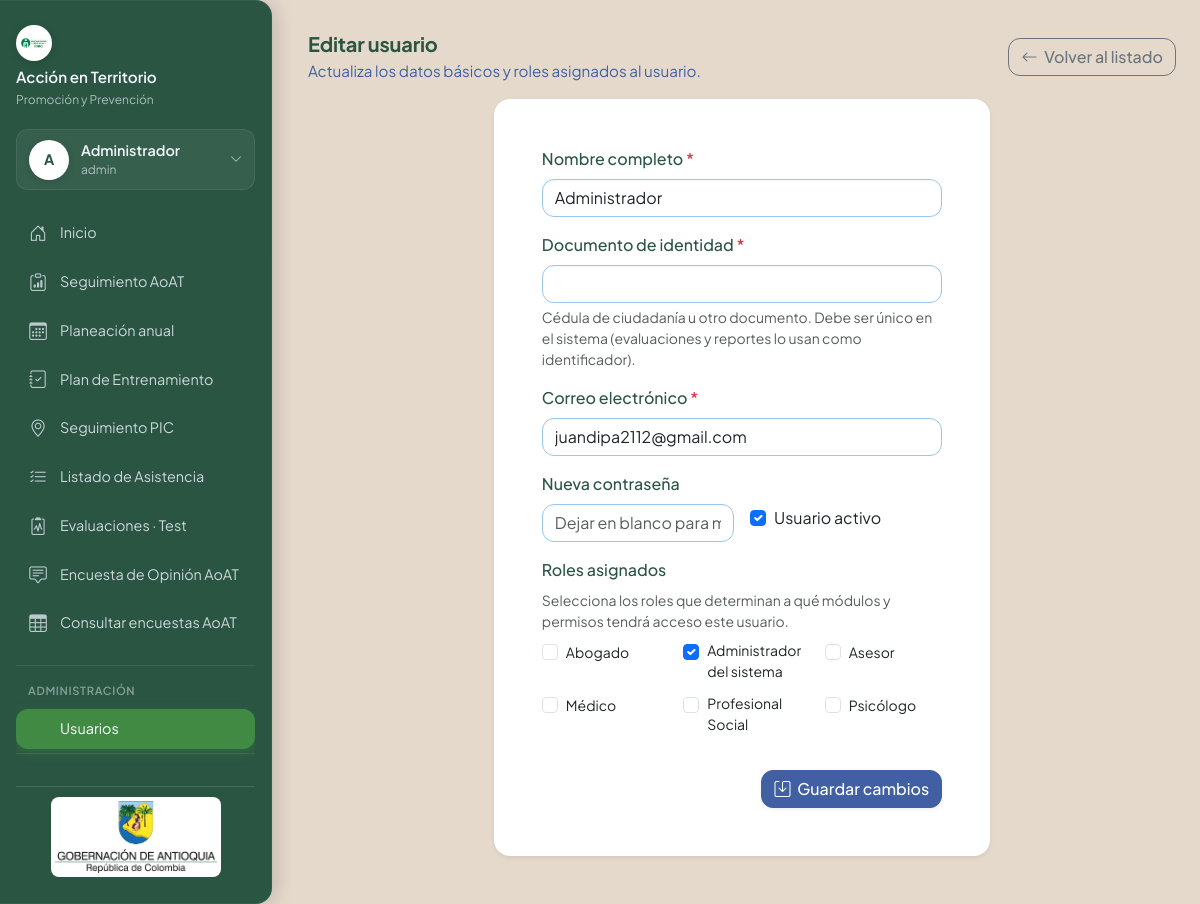
Screenshot of /admin/usuarios/editar?id=1 (signed in) with the database file from the repository.
### tables this page shows
CREATE TABLE IF NOT EXISTS `users` (
  `id` bigint UNSIGNED NOT NULL AUTO_INCREMENT,
  `name` varchar(120) NOT NULL,
  `email` varchar(150) NOT NULL,
  `password` varchar(255) NOT NULL,
  `active` tinyint(1) NOT NULL DEFAULT '1',
  `created_at` timestamp NULL DEFAULT CURRENT_TIMESTAMP,
  `updated_at` timestamp NULL DEFAULT CURRENT_TIMESTAMP ON UPDATE CURRENT_TIMESTAMP,
  PRIMARY KEY (`id`),
  UNIQUE KEY `email` (`email`)
);

CREATE TABLE IF NOT EXISTS `roles` (
  `id` bigint UNSIGNED NOT NULL AUTO_INCREMENT,
  `name` varchar(60) NOT NULL,
  `description` varchar(255) DEFAULT NULL,
  PRIMARY KEY (`id`),
  UNIQUE KEY `name` (`name`)
);

### app/Views/users/form.php (the view, shortened to what the rows shown need)
<?php
$isEdit = $mode === 'edit' && $user !== null;
$selectedRoles = $isEdit ? (array) ($user['roles'] ?? []) : [];
?>
<section class="mt-4 mb-4">
    <div class="d-flex justify-content-between align-items-center flex-wrap gap-3 mb-3">
        <div>
            <h1 class="section-title mb-1">
                <?= $isEdit ? 'Editar usuario' : 'Crear usuario' ?>
            </h1>
        </div>
    </div>
    <div class="row justify-content-center">
        <div class="col-lg-8 col-xl-7">
            <div class="card border-0 shadow-sm rounded-4">
                <div class="card-body p-4 p-md-5">
                    <form method="post" action="<?= $isEdit ? '/admin/usuarios/editar' : '/admin/usuarios/nuevo' ?>">
                        <div class="mb-3">
                            <label class="form-label">Nombre completo <span class="text-danger">*</span></label>
                            <input
                                type="text"
                                name="name"
                                class="form-control"
                                required
                                value="<?= htmlspecialchars($isEdit ? (string) $user['name'] : '', ENT_QUOTES, 'UTF-8') ?>"
                            >
                        </div>
                        <div class="mb-3">
                            <label class="form-label">Correo electrónico <span class="text-danger">*</span></label>
                            <input
                                type="email"
                                name="email"
                                class="form-control"
                                required
                                value="<?= htmlspecialchars($isEdit ? (string) $user['email'] : '', ENT_QUOTES, 'UTF-8') ?>"
                            >
                        </div>
                        <div class="row g-3 mb-3">
                            <div class="col-md-6 d-flex align-items-center">
                                <div class="form-check mt-4">
                                    <input
                                        class="form-check-input"
                                        type="checkbox"
                                        id="user-active"
                                        name="active"
                                        value="1"
                                        <?= !$isEdit || (int) ($user['active'] ?? 1) === 1 ? 'checked' : '' ?>
                                    >
                                    <label class="form-check-label" for="user-active">
                                        Usuario activo
                                    </label>
                                </div>
                            </div>
                        </div>
                        <div class="mb-4">
                            <div class="row">
                                <?php foreach ($roles as $role): ?>
                                    <?php
                                    $roleName = (string) $role['name'];
                                    $roleLabel = (string) ($role['description'] ?? $roleName);
                                    ?>
                                    <div class="col-md-4 mb-2">
                                        <div class="form-check">
                                            <input
                                                class="form-check-input"
                                                type="checkbox"
                                                name="roles[]"
                                                id="role-<?= htmlspecialchars($roleName, ENT_QUOTES, 'UTF-8') ?>"
                                                value="<?= htmlspecialchars($roleName, ENT_QUOTES, 'UTF-8') ?>"
                                                <?= in_array($roleName, $selectedRoles, true) ? 'checked' : '' ?>
                                            >
                                            <label class="form-check-label small" for="role-<?= htmlspecialchars($roleName, ENT_QUOTES, 'UTF-8') ?>">
                                                <?= htmlspecialchars($roleLabel, ENT_QUOTES, 'UTF-8') ?>
                                            </label>
                                        </div>
                                    </div>
                                <?php endforeach; ?>
                            </div>
                        </div>
                    </form>
                </div>
            </div>
        </div>
    </div>
</section>

### app/Views/layouts/main.php (shortened to what the rows shown need)
<?php
$flash = \App\Services\Flash::get();
$flashJson = $flash ? htmlspecialchars(json_encode($flash, JSON_UNESCAPED_UNICODE), ENT_QUOTES, 'UTF-8') : '';
$currentUser = Auth::user();
$currentPath = $_SERVER['REQUEST_URI'] ?? '/';
$pathForNav = parse_url($currentPath, PHP_URL_PATH) ?: '/';
$isLogin = ($pathForNav === '/login');
$showSidebar = $currentUser && !$isLogin;
$currentUserRoles = $currentUser['roles'] ?? [];
if (!function_exists('asset_url')) {
    function asset_url(string $relativePath): string
    {
        $root = dirname(__DIR__, 2);
        $publicPath = $root . '/public' . $relativePath;
        $version = file_exists($publicPath) ? (string) filemtime($publicPath) : (string) Config::env('ASSETS_VERSION', time());
        return $relativePath . '?v=' . $version;
    }
}
$initials = '';
if ($currentUser) {
    $parts = preg_split('/\s+/', (string) $currentUser['name']);
    if ($parts) {
        $initials .= mb_substr($parts[0], 0, 1, 'UTF-8');
    }
    $initials = mb_strtoupper($initials, 'UTF-8');
}
?>
<!DOCTYPE html>
<html lang="es">
<head>
    <link href="https://cdn.jsdelivr.net/npm/bootstrap@5.3.3/dist/css/bootstrap.min.css" rel="stylesheet">
    <link rel="stylesheet" href="https://cdn.jsdelivr.net/npm/bootstrap-icons@1.11.3/font/bootstrap-icons.min.css">
    <link rel="stylesheet" href="<?= asset_url('/assets/css/app.css') ?>">
</head>
<body class="app-body<?= !$showSidebar ? ' app-body--home' : '' ?>" <?= $flashJson !== '' ? 'data-flash="' . $flashJson . '"' : '' ?>>
    <main class="app-shell">
        <div class="container-fluid">
            <div class="app-layout d-flex<?= !$showSidebar ? ' app-layout--home' : '' ?>">
                <?php if ($showSidebar): ?>
                    <aside class="app-sidebar flex-column">
                        <div class="app-sidebar-inner">
                            <div class="app-sidebar-head">
                                <?php if ($currentUser):
                                    $primaryRole = !empty($currentUserRoles[0]) ? (string) $currentUserRoles[0] : '';
                                    $displayRole = $primaryRole;
                                ?>
                                    <div class="dropdown app-sidebar-user-dropdown">
                                        <button class="app-sidebar-user dropdown-toggle" type="button" id="sidebarUserDropdown" data-bs-toggle="dropdown" aria-expanded="false">
                                            <span class="avatar-circle avatar-circle-lg"><?= htmlspecialchars($initials, ENT_QUOTES, 'UTF-8') ?></span>
                                            <div class="app-sidebar-user-info">
                                                <span class="app-sidebar-user-name"><?= htmlspecialchars((string) $currentUser['name'], ENT_QUOTES, 'UTF-8') ?></span>
                                                <?php if ($displayRole !== ''): ?>
                                                    <span class="app-sidebar-user-role"><?= htmlspecialchars($displayRole, ENT_QUOTES, 'UTF-8') ?></span>
                                                <?php endif; ?>
                                            </div>
                                            <i class="bi bi-chevron-down app-sidebar-user-chevron"></i>
                                        </button>
                                    </div>
                                <?php endif; ?>
                            </div>
                        </div>
                    </aside>
                <?php endif; ?>
                <div class="app-main flex-grow-1">
                    <div class="container">
                        <?php require $viewFile; ?>
                    </div>
                </div>
            </div>
    </main>
</body>
</html>

### rows the page displays
users: name "A", name "Administrador", email "juandipa2112@gmail.com", active "☑"
roles: description "Abogado"
roles: name "☑", description "Administrador del sistema"
roles: description "Asesor"
roles: description "Médico"
roles: description "Profesional Social"
roles: description "Psicólogo"

### other values shown
$displayRole "admin"
